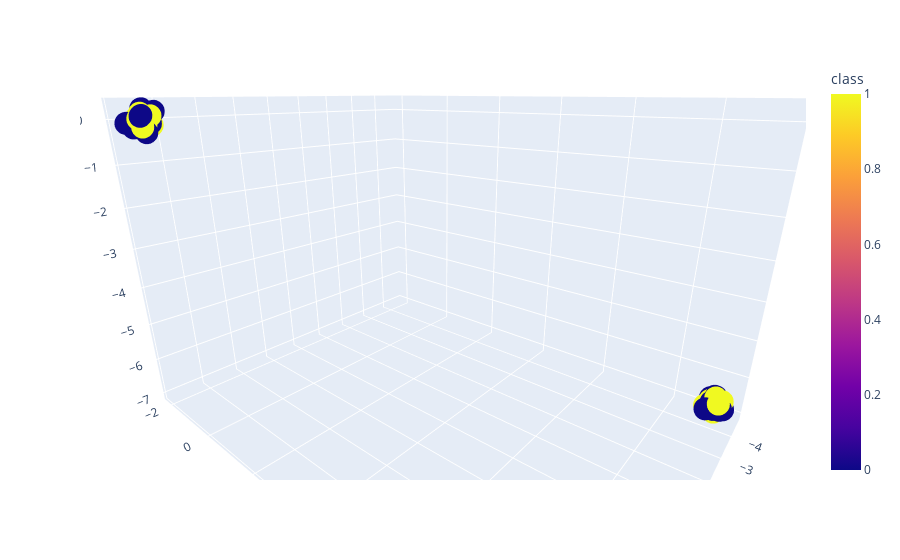

Notebook code cell kept with this figure:
### Code cell
px.scatter_3d(events[5], x='x', y='y', z='z', color='class')
